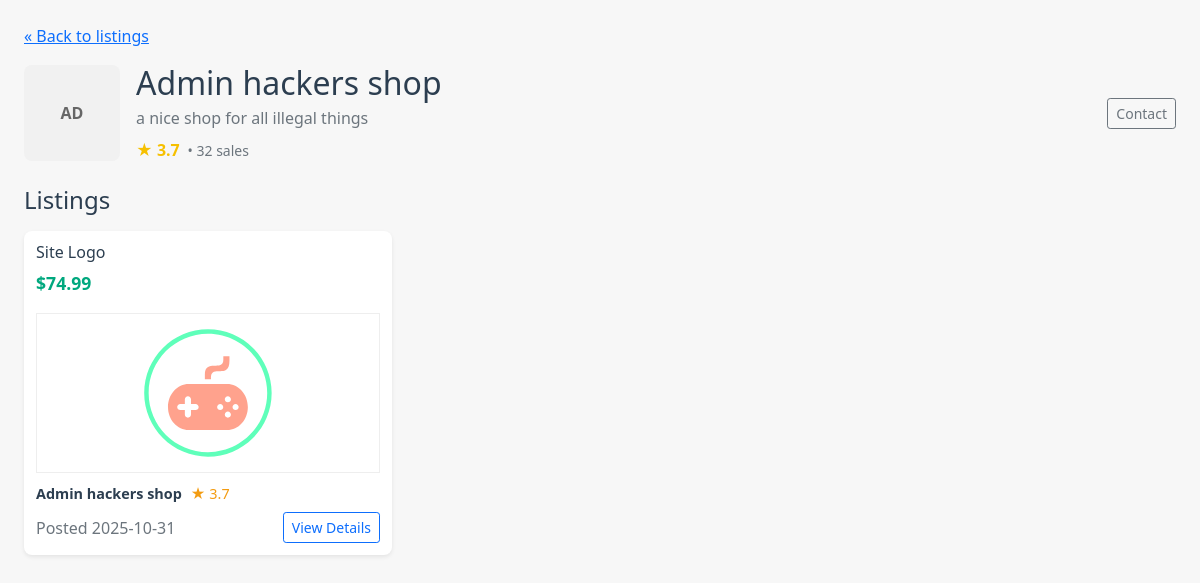
The app's page /seller/5, older data.
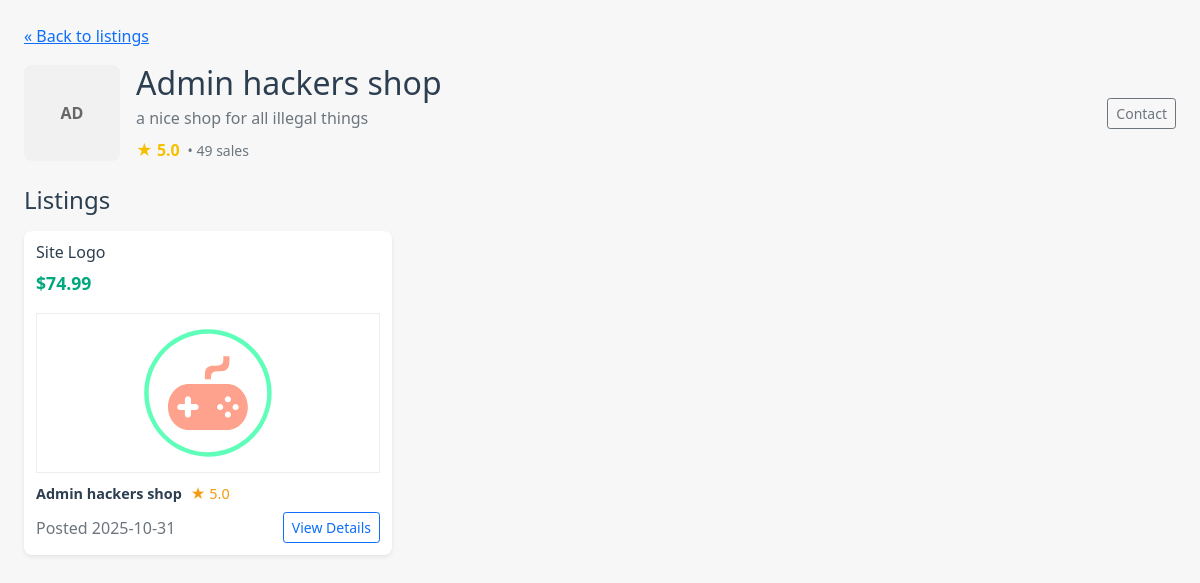
The same page, newer data.
### tables this page shows
CREATE TABLE users (
    id INTEGER PRIMARY KEY AUTOINCREMENT,
    username TEXT NOT NULL UNIQUE,
    email TEXT NOT NULL UNIQUE,
    password_hash TEXT NOT NULL,
    is_admin INTEGER NOT NULL DEFAULT 0,
    is_seller INTEGER NOT NULL DEFAULT 0,
    business_name TEXT,
    seller_description TEXT,
    rating REAL DEFAULT 0,
    total_sales INTEGER DEFAULT 0,
    created_at TEXT NOT NULL DEFAULT (datetime('now'))
, logo_url TEXT);

### app.py (the view)
@app.route('/seller/<int:seller_id>')
def seller_profile(seller_id):
    conn = get_db_connection()
    cur = conn.cursor()
    cur.execute(
        "SELECT id, username, business_name, seller_description, rating, total_sales, logo_url FROM users WHERE id = ?",
        (seller_id,)
    )
    seller = cur.fetchone()
    products = []
    if seller:
        cur.execute(
            "SELECT id, title, description, price, stock, created_at, image_url FROM products WHERE seller_id = ? ORDER BY created_at DESC",
            (seller_id,)
        )
        products = cur.fetchall()
    conn.close()
    return render_template('seller_profile.html', seller=seller, products=products)

### app.py (called while the page is built, shortened)
def get_db_connection(path=DB_PATH):
    conn = sqlite3.connect(path)
    conn.row_factory = sqlite3.Row
    conn.execute("PRAGMA foreign_keys = ON;")
    return conn

@app.context_processor
def inject_user_permissions():
    uid = session.get('user_id')
    is_admin_flag = False
    is_seller_flag = False
    contact_url = '/contact'
    try:
        if 'seller_contact' in app.view_functions:
            contact_url = url_for('seller_contact')
        elif 'contact' in app.view_functions:
            contact_url = url_for('contact')
    except Exception:
        contact_url = '/contact'
    return {
        'current_user_is_admin': is_admin_flag,
        'current_user_is_seller': is_seller_flag,
        'current_year': datetime.now().year,
        'contact_url': contact_url,
    }

### templates/seller_profile.html (shortened to what this page needs)
<!doctype html>
<html lang="en">
<head>
  <link href="https://cdn.jsdelivr.net/npm/bootstrap@5.1.3/dist/css/bootstrap.min.css" rel="stylesheet">
</head>
<body class="p-4">
  <a href="/products">&laquo; Back to listings</a>
  {% if seller %}
    <div class="mt-3 mb-4">
      <div class="seller-header">
        <div class="seller-avatar">
          {% if seller['logo_url'] %}
            {% set simg = seller['logo_url'] %}
            {% if simg.startswith('http') %}
              <img src="{{ simg }}" alt="logo" style="width:96px;height:96px;object-fit:cover;border-radius:6px;">
            {% elif simg.startswith('/') %}
              <img src="{{ simg }}" alt="logo" style="width:96px;height:96px;object-fit:cover;border-radius:6px;">
            {% else %}
              <img src="{{ url_for('static', filename='img/' ~ simg) }}" alt="logo" style="width:96px;height:96px;object-fit:cover;border-radius:6px;">
            {% endif %}
          {% else %}
            {% if seller['business_name'] %}
              {{ (seller['business_name'][:2]|upper) }}
            {% else %}
              {{ (seller['username'][:2]|upper) }}
            {% endif %}
          {% endif %}
        </div>
        <div>
          <h2 class="mb-1">{{ seller['business_name'] or seller['username'] }}</h2>
          <div class="mb-2 text-muted">{{ seller['seller_description'] or '' }}</div>
          <div>
            <span class="seller-rating">★ {{ '%.1f'|format(seller['rating'] or 0) }}</span>
            <small class="text-muted">&nbsp;•&nbsp;{{ seller['total_sales'] or 0 }} sales</small>
          </div>
        </div>
        <div class="ms-auto text-end">
          <button type="button" class="btn btn-outline-secondary btn-sm" data-bs-toggle="modal" data-bs-target="#contactModal">Contact</button>
        </div>
      </div>
    </div>
    <h4 class="mb-3">Listings</h4>
    <div class="row">
      {% for p in products %}
        <div class="col-md-6 col-lg-4">
          <div class="listing-card">
              <h5 class="card-title" style="font-size:1rem">
                {{ p['title'] }}
              </h5>
            <p class="price">${{ '%.2f'|format(p['price']) }}</p>
            {% if p['image_url'] %}
              <div class="mb-2 text-center">
                {% set img = p['image_url'] %}
                {% if img.startswith('http://') or img.startswith('https://') or img.startswith('/') %}
                  <img src="{{ img }}" alt="{{ p['title'] }}" class="thumb">
                {% else %}
                  <img src="{{ url_for('static', filename='img/' ~ img) }}" alt="{{ p['title'] }}" class="thumb">
                {% endif %}
              </div>
            {% else %}
              <p class="description">{{ (p['description'] or '')[:100] }}{% if (p['description'] or '')|length > 100 %}...{% endif %}</p>
            {% endif %}
            <div class="seller-info">
              <span class="seller-name">{{ seller['business_name'] or seller['username'] }}</span>
              {% if seller['rating'] %}
                <span class="rating">★ {{ '%.1f'|format(seller['rating']) }}</span>
              {% endif %}
            </div>
            <div class="d-flex justify-content-between align-items-center mt-2">
              <span class="text-muted">Posted {{ (p['created_at'] or '')[:10] }}</span>
              <a href="{{ url_for('product_detail', product_id=p['id']) }}" class="btn btn-sm btn-outline-primary">View Details</a>
            </div>
          </div>
        </div>
      {% else %}
        <div class="col-12 text-center">
          <h3>This seller has no active listings.</h3>
        </div>
      {% endfor %}
    </div>
  {% else %}
    <div class="alert alert-warning">Seller not found</div>
  {% endif %}
</body>
</html>

Row changes from the older to the newer data that the page shows:
changed users "Admin hackers shop": rating "3.7" → "5.0"; total_sales "32" → "49"
